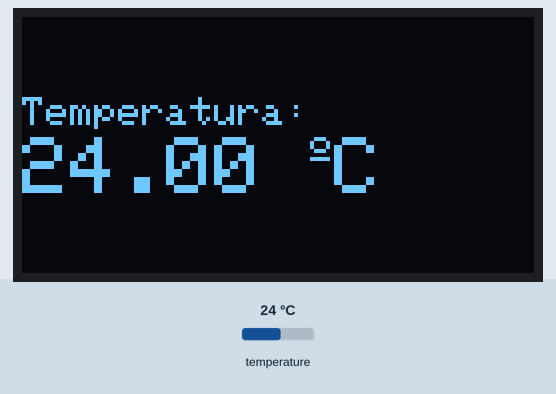
This sketch was run on a simulated Arduino Uno, built with avr-gcc and run on an emulated ATmega328P. Parts: 128×64 one-colour display. The test bench sets the inputs (shaded band); at power-on: temperature 24 °C. What the sketch prints to the serial monitor is not drawn.

Above: at 6.4 s.
6.5 s: temperature set to 12 °C
At 12.3 s:
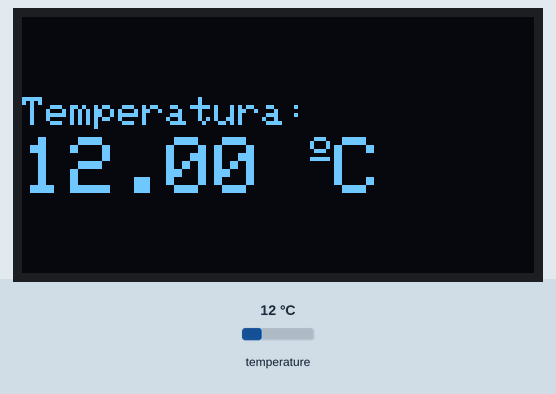
13.2 s: temperature set to 19 °C
At 18.7 s:
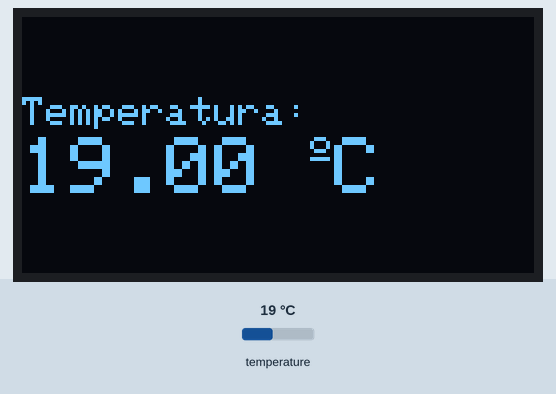
19.0 s: temperature set to 28 °C
At 23.8 s:
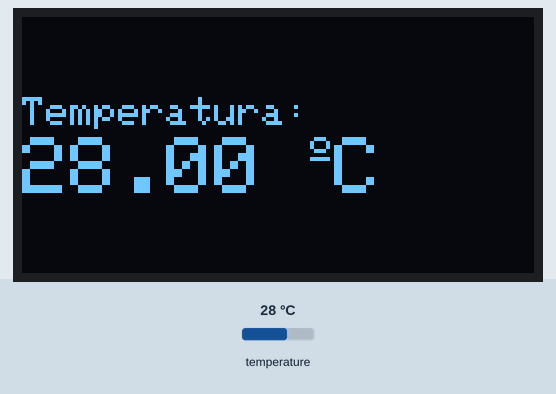
Timing chart, 0 to 25.3 s (numbered marks = the images above; inputs shaded):
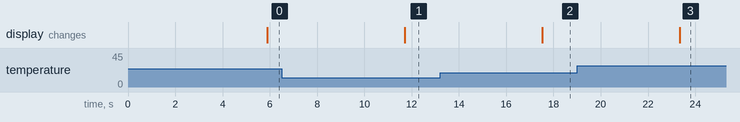

Measured:
- after the input at 6.5 s, the display: changes after 5.2 s (image 1)
- after the input at 13.2 s, the display: changes after 4.3 s (image 2)
- after the input at 19.0 s, the display: changes after 4.4 s (image 3)

The sketch:

Multiplos_sensores_com_alarme_e_display.ino
```cpp
/*********
  Projeto sistema de medição de temperatura para baterias de automóveis. https://sites.google.com/view/sistema-de-medicao-de-temp/introdu%C3%A7%C3%A3o

  Esse código lê 'n' sensores DS18B20 printa no monitor serial a temperatura medida por cada sensor e mostra o valor médio em um display OLED 0,96" 128x64 pixels.
  Além disso permite setar dois valores de temperatura máxima e mínima para acionar um alarme.

*********/

//carrega bibliotecas ////////////////////////////////

#include <OneWire.h>
#include <DallasTemperature.h>
#include <Adafruit_GFX.h>
#include <Adafruit_SSD1306.h>

///////////////////////////////////////////////////////////////////////////////////////

#define SCREEN_WIDTH 128 // Display OLED comprimento, em pixels
#define SCREEN_HEIGHT 64 // Display OLED altura, em pixels

float media = 0; //cria uma variavél tipo float para calcular e armazenar o valor da média posteriormente.

// Declaração para um Display SSD1306 que está conectado nas portas I2C(SDA, SCL pins)
Adafruit_SSD1306 display(SCREEN_WIDTH, SCREEN_HEIGHT, &Wire, -1);

///////////////////////////////////////////////////////////////////////////////////////

// Fio de dados está conectado na porta GPIO 4
#define ONE_WIRE_BUS 4

// Setup para a instância oneWire se comunicar com qualquer dispositivo OneWire (não apenas para Maxim/Dallas temperature ICs)
OneWire oneWire(ONE_WIRE_BUS);

// Passa nossa referência oneWire para Dallas temperature.
DallasTemperature sensors(&oneWire);

// Número(quantidade) de dispositivos de temperatura encontrados
int numberOfDevices;

// Usaremos essa variavel para armazenar o endereço do dispositivo encontrado.
DeviceAddress tempDeviceAddress;

///////////////////////////////////////////////////////////////////////////////////////

void setup(){
  // inicia a porta serial USAR SEMPRE EM 115200
  Serial.begin(115200);

  //Inicia a biblioteca
  sensors.begin();

/////////////////////////// Inicializa o display /////////////////////////////////////

   if(!display.begin(SSD1306_SWITCHCAPVCC, 0x3C)) {
      Serial.println(F("SSD1306 allocation failed"));
      for(;;);}
    delay(5000);
    display.clearDisplay();
    display.setTextColor(WHITE);

///////////////////////////////////////////////////////////////////////////////////////


  // Conta a quantidade de sensores no barramento
  numberOfDevices = sensors.getDeviceCount();

  // Localiza os dispositivos no barramento
  Serial.print("Localizando dispositivos...");
  Serial.print("Encontrado ");
  Serial.print(numberOfDevices, DEC);
  Serial.println(" dispositivo.");

  // Faz o loop por cada dispositivo, e mostra o endereço
  for(int i=0;i<numberOfDevices; i++){
    // Procura no fio para o endereço
    if(sensors.getAddress(tempDeviceAddress, i)){
        Serial.print("Encontrado dispositivo");
        Serial.print(i, DEC);
        Serial.print(" com endereço: ");
        printAddress(tempDeviceAddress); //vai para a função printAddress
        Serial.println();
    } else {
        Serial.print("Encontrado dispositivo fantasma em ");
        Serial.print(i, DEC);
        Serial.print(",mas não detectado endereço. Verifique a conexão de alimentação.");
    }


    //******** Configuração dos alarmes
      Serial.println("Setando temperaturas de alarmes...");

      // Alarme para quando a temperatura é maior que 'x'
      sensors.setHighAlarmTemp(tempDeviceAddress, 30);

      // Alarme para quando a temperatura é menor que 'x'
      sensors.setLowAlarmTemp(tempDeviceAddress, -10);

      Serial.print("Novo alarme: ");
      Serial.print(i, DEC);
      Serial.print("Alarmes: ");
      printAlarms(tempDeviceAddress); // vai para a função printAlarms
      Serial.println();
  }
}

//     fim do void setup  *************************************************************************************************************


void loop(){
  sensors.requestTemperatures(); //Manda um comando para pegar temperaturas
  // Faz o loop por cada dispositivo, e mostra no monitor serial cada temperatura
  for(int i=0;i<numberOfDevices; i++){
    // Search the wire for address
    if(sensors.getAddress(tempDeviceAddress, i)){
      // Output the device ID
      Serial.println();
      Serial.print("Temperatura para dispositivo: ");
      Serial.println(i,DEC);
      // Print the data
      float tempC = sensors.getTempC(tempDeviceAddress);
      Serial.print("Temp C: ");
      Serial.print(tempC);
      //Serial.print(" Temp F: ");
      //Serial.println(DallasTemperature::toFahrenheit(tempC)); // Converts tempC to Fahrenheit
      Serial.println();
      checkAlarm(tempDeviceAddress);

      media += sensors.getTempC(tempDeviceAddress); // soma as temperaturas lidas ao longo loop na variavel media

    }
  }
  media = media/numberOfDevices; //calcula a média dos sensores

    // clear display - Mostra o resultado da media no display
    display.clearDisplay();

    // Mostra a temperatura no display
    display.setTextSize(1);
    display.setCursor(0,20);
    display.print("Temperatura: ");
    display.setTextSize(2);
    display.setCursor(0,30);
    display.print(media);
    display.print(" ");
    display.setTextSize(1);
    display.cp437(true);
    display.write(167);
    display.setTextSize(2);
    display.print("C");

    display.display();

    Serial.println();//mostra a temperatura média no monitor serial
    Serial.print("Temperatura média: ");
    Serial.print(media);
    Serial.println();

    media = 0; //zera o valor da media para a próxima média.

  Serial.println();
  Serial.print("********************************************");
  delay(5000); // intervalo de 5 segundas para mostra a próxima amostragem
}

// função para printar o endereço do dispositivo
void printAddress(DeviceAddress tempDeviceAddress) {
  for (uint8_t i = 0; i < 8; i++){
    if (tempDeviceAddress[i] < 16) Serial.print("0");
          Serial.print(tempDeviceAddress[i], HEX);
  }

}

// função para printar alarmes
void printAlarms(uint8_t tempDeviceAddress[]) /// deviceAddress
{
  char temp;
  temp = sensors.getHighAlarmTemp(tempDeviceAddress);
  Serial.print("Alarme de temperatura elevada: ");
  Serial.print(temp, DEC);
  Serial.print("C/");
  Serial.print(DallasTemperature::toFahrenheit(temp));
  Serial.print("F | Alarme de temperatura baixa: ");
  temp = sensors.getLowAlarmTemp(tempDeviceAddress);
  Serial.print(temp, DEC);
  Serial.print("C/");
  Serial.print(DallasTemperature::toFahrenheit(temp));
  Serial.print("F");
}

// função para checar se o sensor entrou na condição de disparar o alarme.
 void checkAlarm(DeviceAddress tempDeviceAddress)
{
  if (sensors.hasAlarm(tempDeviceAddress))
  {
    Serial.print("ALARM: ");
    printAddress(tempDeviceAddress);
  }
}
```
